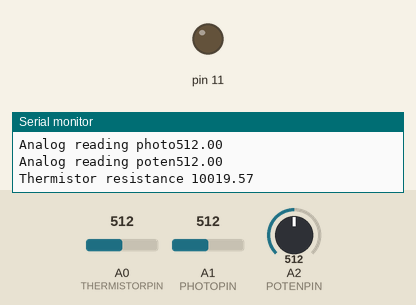
Recording of a sketch running on a simulated Arduino Uno, built with avr-gcc and run on an emulated ATmega328P. Shown: output pins drawn as LEDs (lit = HIGH), the last lines printed to the serial monitor. The test bench sets the inputs (shaded band); at power-on: A2 (POTENPIN) = 512, A0 (THERMISTORPIN) = 512, A1 (PHOTOPIN) = 512.

Above: at 1.8 s.
1.9 s: A2 (POTENPIN) set to 716
At 2.7 s:
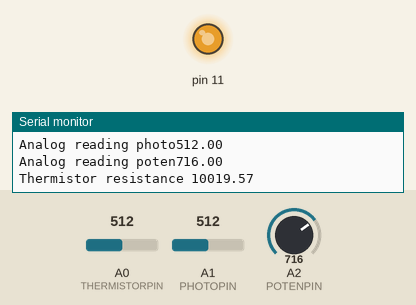
3.6 s: A2 (POTENPIN) set to 760
At 4.6 s:
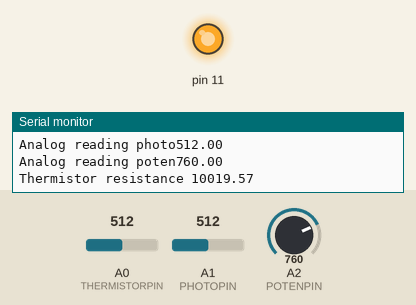
5.7 s: A2 (POTENPIN) set to 768
At 7.5 s:
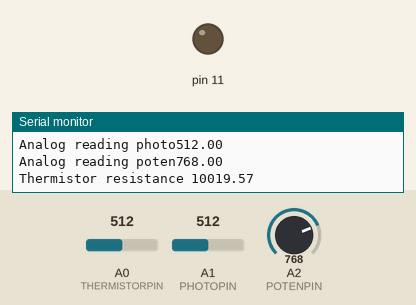
7.8 s: A2 (POTENPIN) set to 900
At 9.5 s:
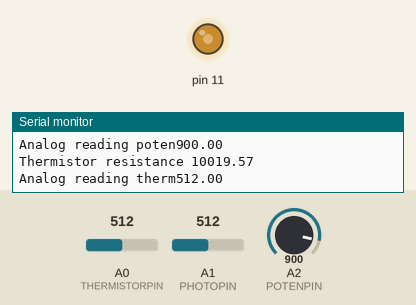
9.9 s: A0 (THERMISTORPIN) set to 1014
11.4 s: A0 (THERMISTORPIN) set to 1023
Timing chart, 0 to 14.4 s (numbered marks = the images above; inputs shaded):
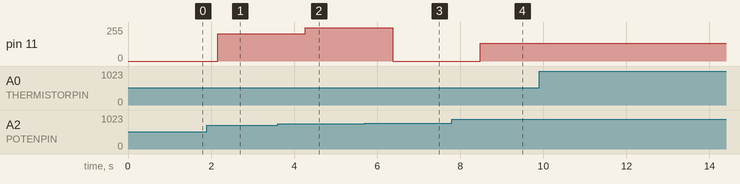

Measured:
- the behaviour switches between 767 and 768 on A2 (POTENPIN) (found by bisection; images 2 and 3)
- after the input at 1.9 s, pin 11: 0/255 → 204/255 after 0.26 s
- after the input at 3.6 s, pin 11: 204/255 → 248/255 after 0.67 s
- after the input at 5.7 s, pin 11: 248/255 → 0/255 after 0.67 s
- after the input at 7.8 s, pin 11: 0/255 → 132/255 after 0.68 s

The sketch:

termistortest.ino
```cpp
// the value of the 'other' resistor
#define SERIESRESISTOR 10000

// What pin to connect the sensor to
#define THERMISTORPIN A0
#define PHOTOPIN A1
 #define POTENPIN A2
void setup(void) {
  Serial.begin(9600);
}

void loop(void) {
  float reading;
  float reading2;
  float reading3;

  reading = analogRead(THERMISTORPIN);
  reading2 = analogRead(PHOTOPIN);
  reading3 = analogRead(POTENPIN);

  Serial.print("Analog reading therm");
  Serial.println(reading);
  Serial.print("Analog reading photo");
  Serial.println(reading2);
  Serial.print("Analog reading poten");
  Serial.println(reading3);

  // convert the value to resistance
  reading = (1023 / reading)  - 1;
  reading = SERIESRESISTOR / reading;
  Serial.print("Thermistor resistance ");
  Serial.println(reading);

  analogWrite(11, reading3);

  delay(1000);
}
```
